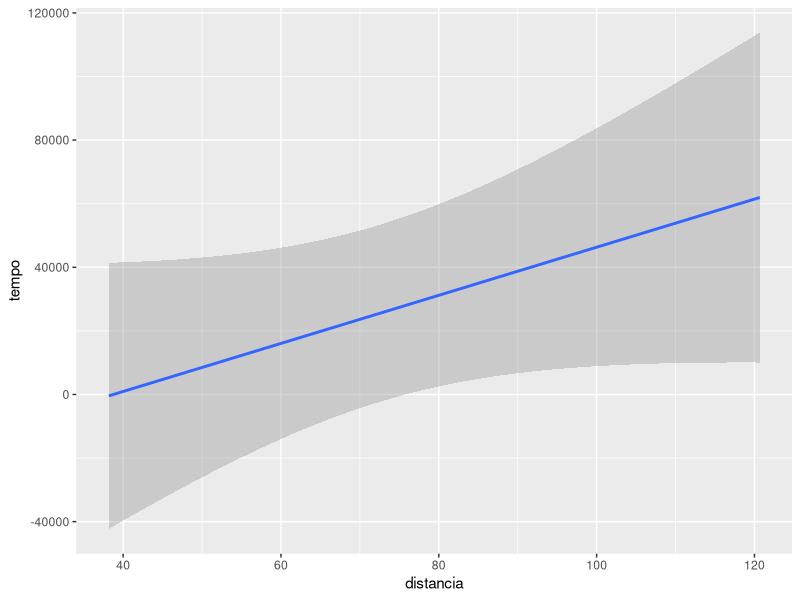
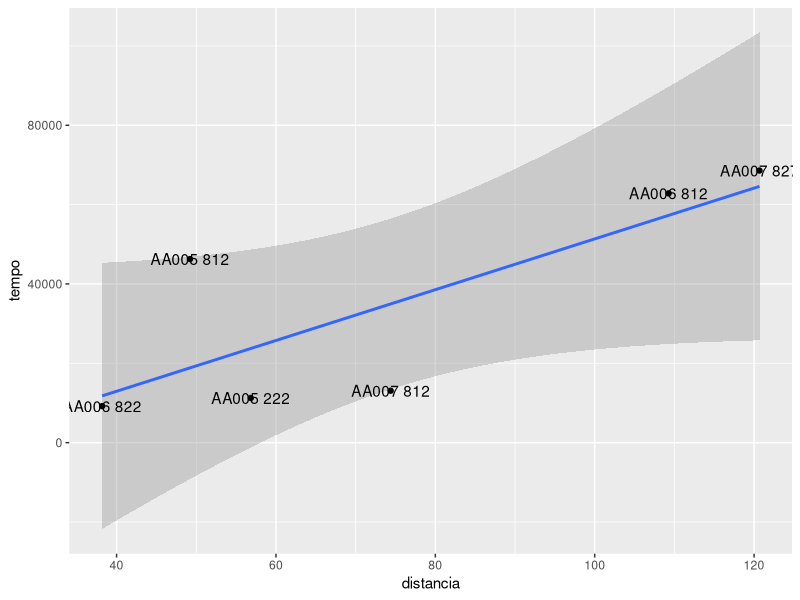

Write the R code that produced these figures, in order.
## ---- chunk 1
knitr::opts_chunk$set(echo = TRUE)
## ---- chunk 2
library("dplyr")
library("ggplot2")
dados <- read.csv("prob4data.csv")
dados <- mutate(dados, treino = c(T, T, T, T, F, F))
treino <- filter(dados, treino == T)
modelo <- lm(tempo ~ distancia, treino)
summary(modelo)
## ---- chunk 3
ggplot(treino, aes(x = distancia, y = tempo)) + geom_smooth(method = "lm")
## ---- chunk 4
distancias <- select(dados, distancia)
modelado <- predict(modelo, distancias)
dados <- mutate(dados, estimativa = modelado)
ggplot(dados, aes(x = distancia, y = tempo)) + geom_smooth(method = "lm") +
  geom_point(mapping = aes(x = distancia, y = tempo)) + 
  geom_text(aes(label= paste(onibus, linha)))
